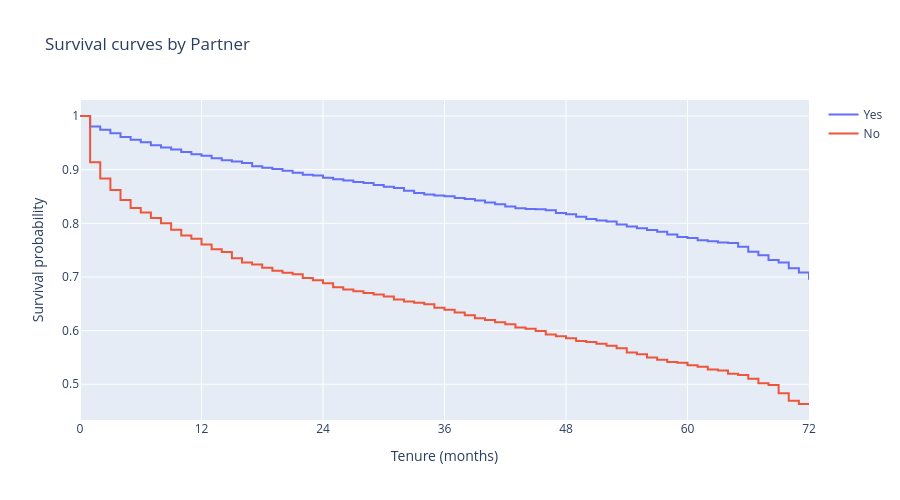

Notebook code for this chart:
### Markdown cell above
**Findings**  
There is a _remarkable_ difference between the two groups here. After one year, only 80% of those without dependents remain, compared to 93% of those who do have dependents. After two years, 74% vs 89%. The gap continues to widen over time. This tells us that

### Code cell
plot_kmf('Partner')
